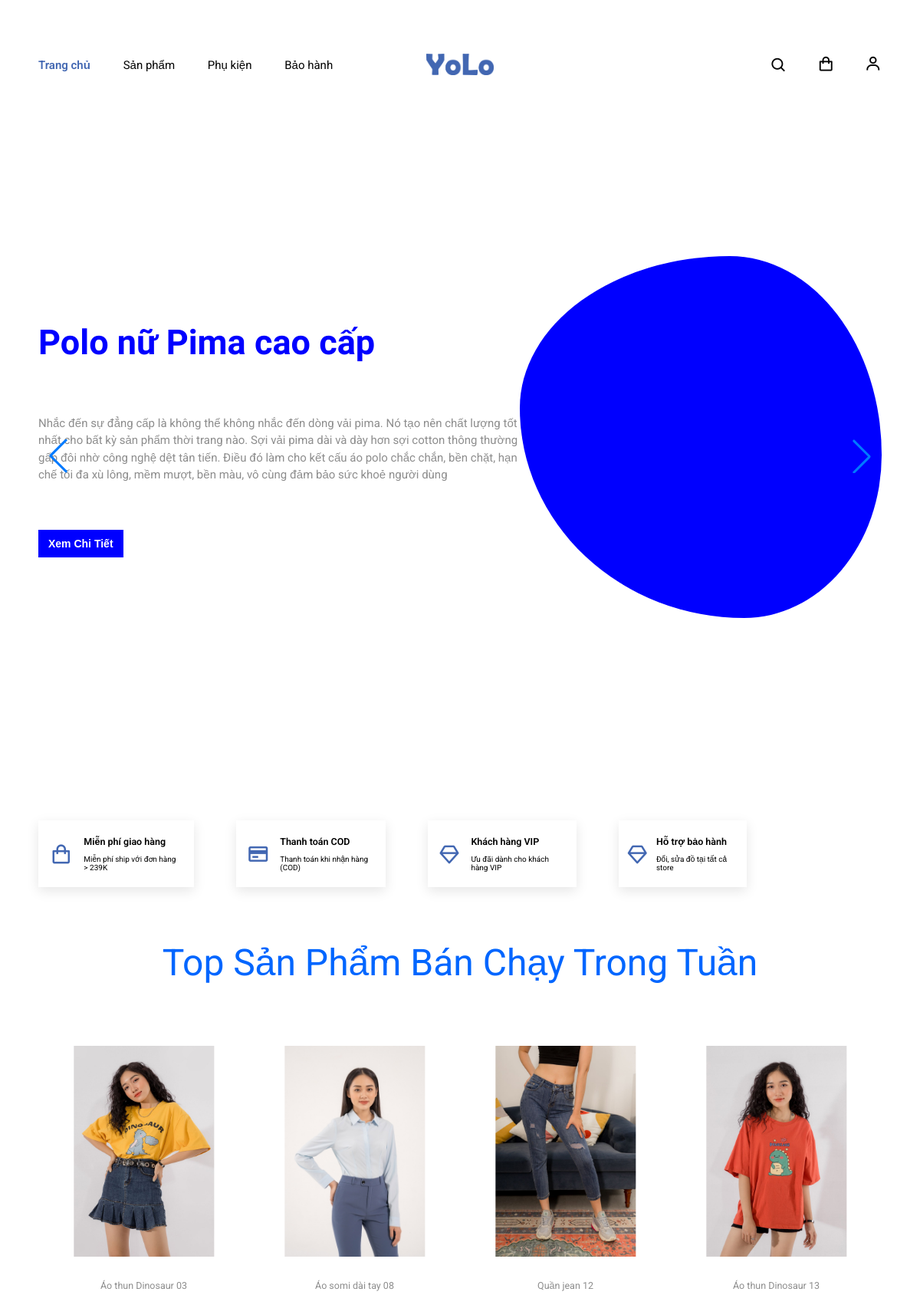
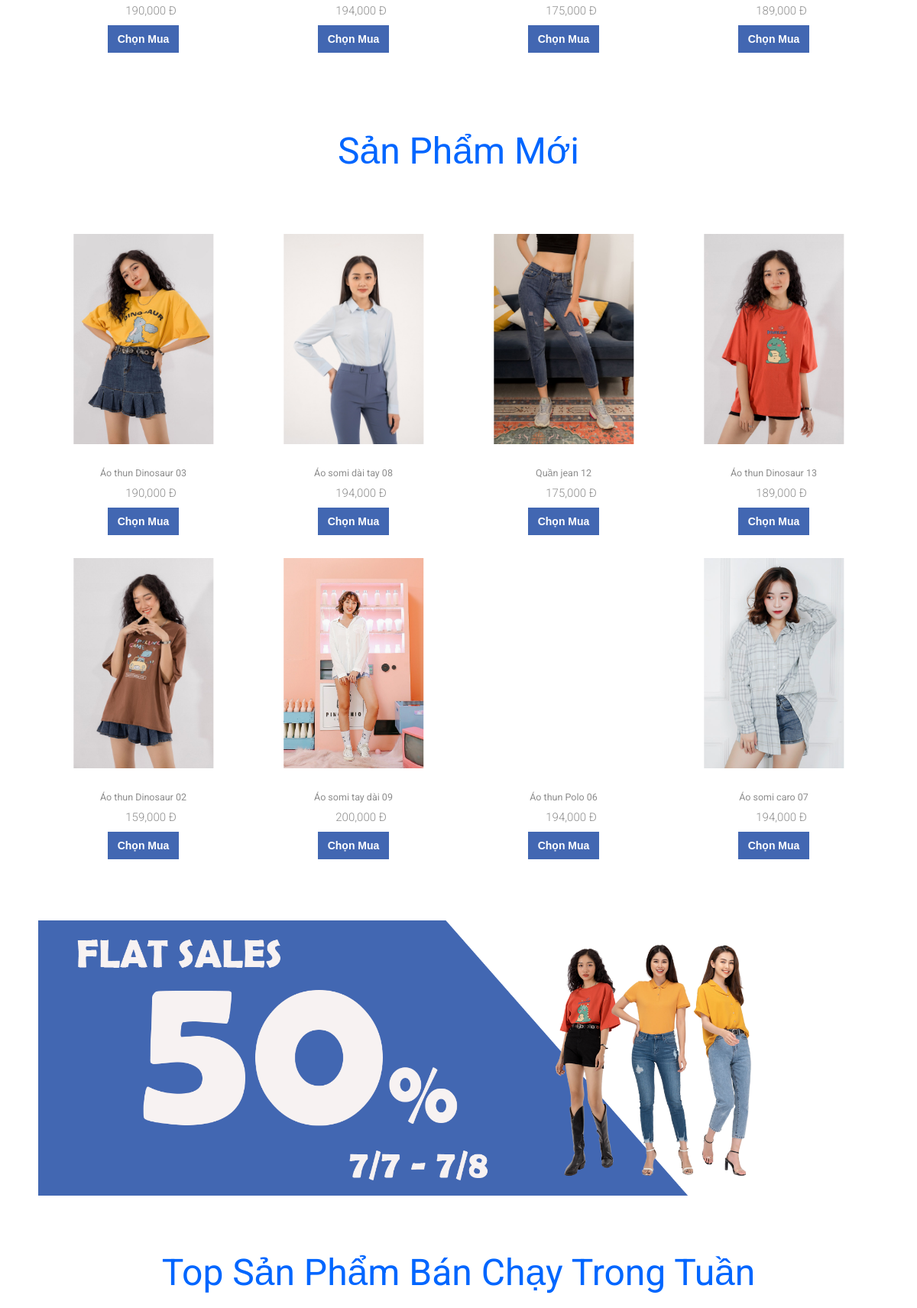
The page / (upper part) on the database its author committed (2 pictures, top to bottom).
### tables this page shows
CREATE TABLE `slider` (
  `Id` int(11) NOT NULL,
  `Slider` varchar(550) NOT NULL,
  `Description` varchar(550) NOT NULL,
  `Title` varchar(250) NOT NULL,
  `Color` varchar(50) NOT NULL
);

CREATE TABLE `products` (
  `IdProduct` int(11) NOT NULL,
  `ProductName` varchar(250) NOT NULL,
  `Price` float NOT NULL,
  `Image` varchar(550) NOT NULL,
  `ImageOne` varchar(550) NOT NULL,
  `Description` longtext NOT NULL,
  `IdCategory` int(11) NOT NULL,
  `CreateAt` datetime NOT NULL,
  `UpdateAt` datetime NOT NULL
);

### database/dbhelper.php (called while the page is built, shortened)
<?php
  function executeResult($sql) {
    $conn = mysqli_connect(host, username, password, database);
    $result = mysqli_query($conn, $sql);
    $data = [];
    if($result != null) {
      while($row = mysqli_fetch_array($result, 1)) {
        $data[] = $row;
      }
    }
    return $data;
  }

### index.php (the view, shortened to what this page needs)
<?php
	require_once "./database/dbhelper.php";
?>
<!DOCTYPE html>
<html lang="en">
	<head>
		<link rel="stylesheet" href="./css/reset.css" />
		<link rel="stylesheet" href="./css/style.css" />
		<link
			rel="stylesheet"
			href="https://cdnjs.cloudflare.com/ajax/libs/boxicons/2.0.1/css/boxicons.min.css"
		/>
		<link
			rel="stylesheet"
			href="https://cdnjs.cloudflare.com/ajax/libs/meyer-reset/2.0/reset.css"
		/>
		<link
			rel="stylesheet"
			href="https://unpkg.com/swiper/swiper-bundle.min.css"
		/>
	</head>
	<body>
		<header class="header">
			<div class="container">
				<div class="header__logo">
					<a href=""><img src="./css/images/Logo-2.png" alt="" /></a>
				</div>
				<div class="header__menu">
					<div class="header__menu__left">
						<div
							class="header__menu__item header__menu__left__item"
							id="activeNav"
						>
							<a href="./index.php" class="active"><span>Trang chủ</span></a>
							<a href="./Product.php"><span>Sản phẩm</span></a>
							<a href="./phukien.php"><span>Phụ kiện</span></a>
							<a href="./baohanh.php"><span>Bảo hành</span></a>
						</div>
					</div>
					<div class="header__menu__right">
						<div class="header__menu__item header__menu__right__item">
							<i class="bx bx-search"></i>
						</div>
						<div class="header__menu__item header__menu__right__item">
							<a href="./Cart.php">
								<i class="bx bx-shopping-bag"></i>
							</a>
						</div>
						<div class="header__menu__item header__menu__right__item">
								<a href="./Login/login.php">
									<i class="bx bx-user"></i>
								</a>
						</div>
					</div>
				</div>
			</div>
		</header>
		<div class="container">
			<div class="swiper main">
				<div class="swiper-wrapper">
					<?php
						$sql = 'select * from slider';
						$sliderList = executeResult($sql);
						foreach($sliderList as $item) {
							echo '
								<div class="swiper-slide">
									<section class="hero-slider">
										<div class="hero-slider__item active">
											<div class="hero-slider__item__info">
												<div
													class="hero-slider__item__info__title"
													style="color: '.$item['Color'].'"
												>
													<span>'.$item['Title'].'</span>
												</div>
												<div class="hero-slider__item__info__description">
													<span
														>'.$item['Description'].'</span
													>
												</div>
												<div class="hero-slider__item__info__btn">
													<a href="">
														<button class="btn btn-animate" style="background: '.$item['Color'].'">
															<span class="btn__txt"> Xem chi tiết </span>
														</button>
													</a>
												</div>
											</div>
											<div class="hero-slider__item__image">
												<div class="shape" style="background: '.$item['Color'].'"></div>
												<img src="./upload/'.$item['Slider'].'" alt="" />
											</div>
										</div>
									</section>
								</div>
							';
						}
					?>
				</div>
				<div class="swiper-button-next"></div>
				<div class="swiper-button-prev"></div>
			</div>
			<section class="sectionBody">
				<div class="policy-card">
					<div class="policy-cart__icon">
						<i class="bx bx-shopping-bag"></i>
					</div>
					<div class="policy-cart__info">
						<div class="policy-cart__info__name">Miễn phí giao hàng</div>
						<div class="policy-cart__info__description">
							Miễn phí ship với đơn hàng > 239K
						</div>
					</div>
				</div>
				<div class="policy-card">
					<div class="policy-cart__icon">
						<i class="bx bx-credit-card"></i>
					</div>
					<div class="policy-cart__info">
						<div class="policy-cart__info__name">Thanh toán COD</div>
						<div class="policy-cart__info__description">
							Thanh toán khi nhận hàng (COD)
						</div>
					</div>
				</div>
				<div class="policy-card">
					<div class="policy-cart__icon">
						<i class="bx bx-diamond"></i>
					</div>
					<div class="policy-cart__info">
						<div class="policy-cart__info__name">Khách hàng VIP</div>
						<div class="policy-cart__info__description">
							Ưu đãi dành cho khách hàng VIP
						</div>
					</div>
				</div>
				<div class="policy-card">
					<div class="policy-cart__icon">
						<i class="bx bx-diamond"></i>
					</div>
					<div class="policy-cart__info">
						<div class="policy-cart__info__name">Hỗ trợ bảo hành</div>
						<div class="policy-cart__info__description">
							Đổi, sửa đồ tại tất cả store
						</div>
					</div>
				</div>
			</section>
			<section>
				<section class="sectionTitle" > <font color="#0066FF"size="+4">top sản phẩm bán chạy trong tuần</font> </section>
				<div class="products">
					<?php
						$sql = 'select * from products order by rand() limit 4';
						$productsList = executeResult($sql);
						foreach($productsList as $item) {
							echo '
								<div class="product-card">
									<a href="./Details.php?IdProduct='.$item['IdProduct'].'">
										<div class="product-card__image">
											<img src="./upload/'.$item['Image'].'" alt="" />
											<img src="./upload/'.$item['ImageOne'].'" alt="" />
										</div>
										<h3 class="product-card__name">'.$item['ProductName'].'</h3>
										<div class="product-card__price">
											<span class="product-card__price__old">'.number_format($item['Price']).' Đ</span>
										</div>
										<div class="product-card__btn">
											<button class="btn btn-animate" style="background-color: #4267b2">
												<span class="btn__txt"> Chọn mua </span>
												<span class="btn__icon"><i class="bx bx-cart"></i></span>
											</button>
										</div>
									</a>
								</div>
							';
						}
					?>
				</div>
			</section>
			<section>
				<section class="sectionTitle"><font color="#0066FF"size="+4">sản phẩm mới</font></section>
				<div class="products">
					<?php
						$sql = 'select * from products order by rand() limit 8';
						$productLists = executeResult($sql);
						foreach($productLists as $item) {
							echo '
							<div class="product-card">
								<a href="./Details.php?IdProduct='.$item['IdProduct'].'">
									<div class="product-card__image">
										<img src="./upload/'.$item['Image'].'" alt="" />
										<img src="./upload/'.$item['ImageOne'].'" alt="" />
									</div>
									<h3 class="product-card__name">'.$item['ProductName'].'</h3>
									<div class="product-card__price">
										<span class="product-card__price__old">'.number_format($item['Price']).' Đ</span>
									</div>
									<div class="product-card__btn">
										<button class="btn btn-animate" style="background-color: #4267b2">
										<span class="btn__txt"> Chọn mua </span>
										<span class="btn__icon"><i class="bx bx-cart"></i></span>
										</button>
									</div>
								</a>
							</div>
							';
						}
					?>
				</div>
			</section>
			<section>
				<section class="sectionBody">
					<a href=""><img src="./css/images/banner.png" alt="" /></a>
				</section>
				<section>
					<section class="sectionTitle">
						<font color="#0066FF"size="+4">top sản phẩm bán chạy trong tuần</font>
					</section>
				</section>
			</section>
		</div>
	</body>
</html>

### rows shown on the page
slider: Title "Polo nữ Pima cao cấp", Description "Nhắc đến sự đẳng cấp là không thể không nhắc đến dòng vải pima. Nó tạo nên chất lượng tốt nhất cho bất kỳ sản phẩm thời trang nào. Sợi vải pima dài và dày hơn sợi cotton thông thường gấp đôi nhờ công nghệ dệt tân tiến. Điều đó làm cho kết cấu áo polo chắc chắn, bền chặt, hạn chế tối đa xù lông, mềm mượt, bền màu, vô cùng đảm bảo sức khoẻ người dùng"
products: Image (picture), ProductName "Áo thun Dinosaur 03", Price "190,000"
products: Image (picture), ProductName "Áo somi dài tay 08", Price "194,000"
products: Image (picture), ProductName "Quần jean 12", Price "175,000"
products: Image (picture), ProductName "Áo thun Dinosaur 13", Price "189,000"
products: Image (picture), ProductName "Áo thun Dinosaur 02", Price "159,000"
products: Image (picture), ProductName "Áo somi tay dài 09", Price "200,000"
products: ProductName "Áo thun Polo 06", Price "194,000"
products: Image (picture), ProductName "Áo somi caro 07", Price "194,000"
